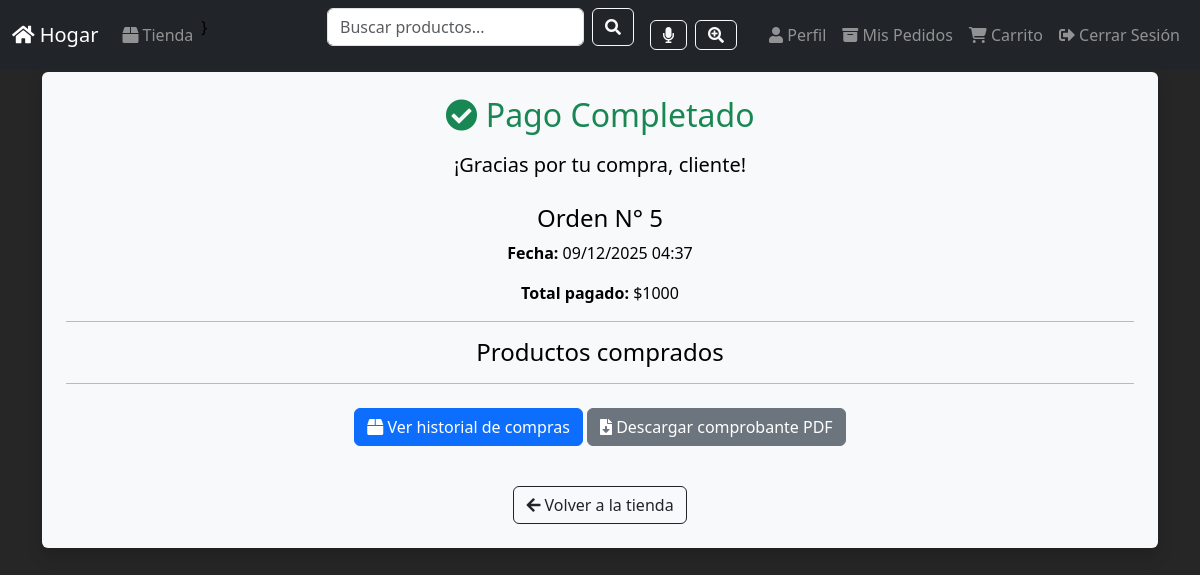
The app's page /pago-completado/5/ (signed in), older data.
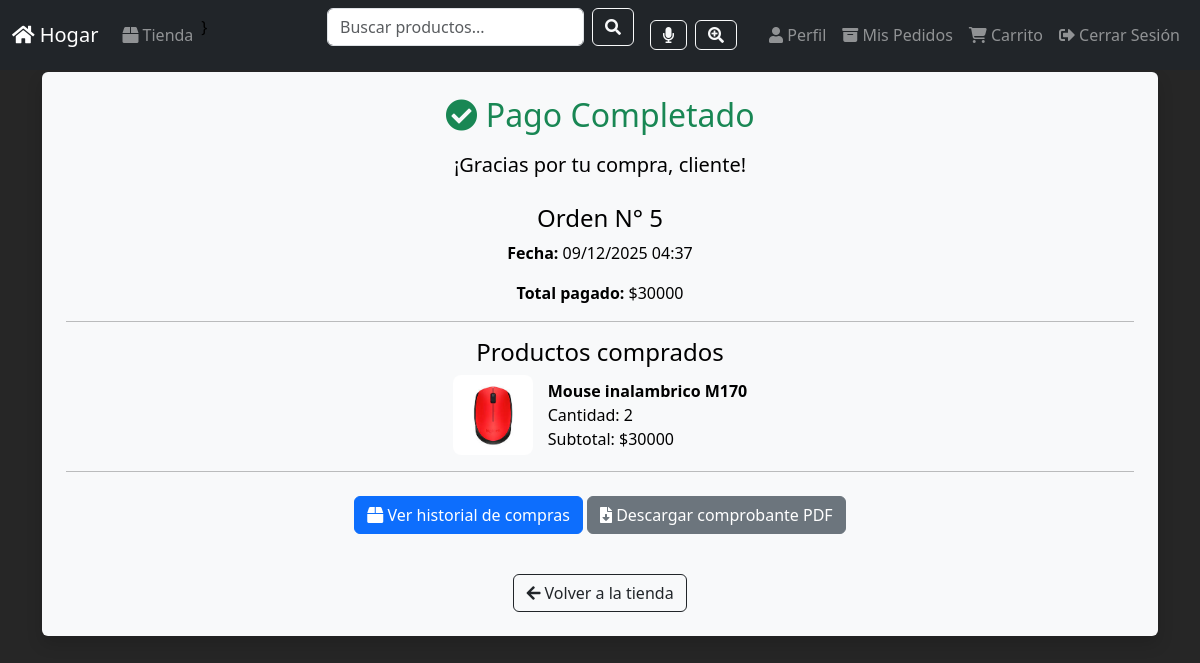
The same page, newer data.
### core/models.py (models this page shows, shortened)
class Order(models.Model):
    user = models.ForeignKey(User, on_delete=models.CASCADE, null=True, blank=True)
    total = models.IntegerField()
    created_at = models.DateTimeField(auto_now_add=True)
    status = models.CharField(max_length=20, default="pending")  # pending / paid / canceled

class OrderItem(models.Model):
    order = models.ForeignKey(Order, related_name="items", on_delete=models.CASCADE)
    producto = models.ForeignKey(Productos, on_delete=models.CASCADE)
    cantidad = models.IntegerField()
    precio_unitario = models.IntegerField()
    def total(self):
        return self.cantidad * self.precio_unitario

class Productos(models.Model):
    id_producto = models.AutoField(primary_key=True)
    nombre = models.CharField(max_length=150)
    marca = models.CharField(max_length=120, blank=True, null=True)
    descripcion = models.TextField(blank=True, null=True)
    precio = models.DecimalField(max_digits=10, decimal_places=2)
    stock = models.IntegerField()
    categoria = models.ForeignKey(
        Categoria,
        on_delete=models.SET_NULL,
        null=True,
        blank=True,
        related_name='productos'
    )
    imagen_uno = models.ImageField(upload_to='productos/', blank=True, null=True)
    imagen_dos = models.ImageField(upload_to='productos/', blank=True, null=True)
    fecha_creacion = models.DateTimeField(auto_now_add=True)
    activo = models.BooleanField(default=True)
    class Meta:
        db_table = 'productos'

### core/views.py (the view)
# urls.py: path("pago-completado/<int:id>/", views.pago_completado_page, name="pago_completado_page"),
def pago_completado_page(request, id):
    order = get_object_or_404(Order, id=id)
    if order.user != request.user:
        return HttpResponse("No tienes permiso para ver esta orden.", status=403)
    return render(request, "pago_completado.html", {
        "order": order
    })

### core/templates/pago_completado.html (shortened to what this page needs)
{% load static %}
{% include 'plantillas/dame_head.html' %}
{% include 'plantillas/navbar.html' %}
<body>
<div class="container mt-5 pt-4">
    <div class="bg-light p-4 rounded shadow text-center">
        <h2 class="text-success">
            <i class="fas fa-check-circle"></i> Pago Completado
        </h2>
        <p class="lead mt-3">
            ¡Gracias por tu compra, {{ user.username }}!
        </p>
        <h4 class="mt-4">Orden N° {{ order.id }}</h4>
        <p><strong>Fecha:</strong> {{ order.created_at|date:"d/m/Y H:i" }}</p>
        <p><strong>Total pagado:</strong> ${{ order.total }}</p>
        <hr>
        <h4>Productos comprados</h4>
        {% for item in order.items.all %}
            <div class="d-flex align-items-center justify-content-center mb-3">
                {% if item.producto.imagen_uno %}
                <img src="{{ item.producto.imagen_uno.url }}"
                     style="width:80px;height:80px;object-fit:cover;border-radius:8px;margin-right:15px;">
                {% endif %}
                <div class="text-left">
                    <strong>{{ item.producto.nombre }}</strong><br>
                    Cantidad: {{ item.cantidad }}<br>
                    Subtotal: ${{ item.total }}
                </div>
            </div>
        {% endfor %}
        <hr>
        <a href="{% url 'mis_pedidos' %}" class="btn btn-primary mt-2">
            <i class="fas fa-box"></i> Ver historial de compras
        </a>
        <a href="{% url 'descargar_comprobante' order.id %}" class="btn btn-secondary mt-2">
            <i class="fas fa-file-download"></i> Descargar comprobante PDF
        </a>
        <br><br>
        <a href="{% url 'tienda' %}" class="btn btn-outline-dark mt-3">
            <i class="fas fa-arrow-left"></i> Volver a la tienda
        </a>
    </div>
</div>
</body>
</html>

Row changes from the older to the newer data that the page shows:
changed Order id 5: total "1000" → "30000"
added OrderItem: producto.imagen_uno (picture), producto.nombre "Mouse inalambrico M170", cantidad "2", total "30000"
